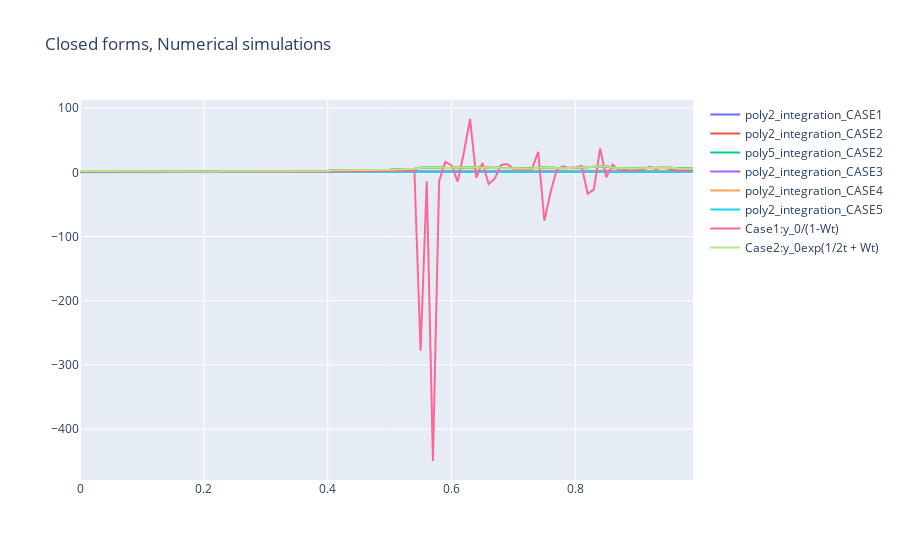

Notebook code cell kept with this figure:
### Code cell
"""
Different SDEs for which we know closed form solutions.
Case1: 
dy_t = y_t^2 dW_t, y_0 = 1
=> y_t = 1/(1-W_t)

Case2 (GBM):
dy_t = y_tdt + y_t dW_t, y_0 = 2
=> y_t = 2exp(1/2t + W_t)


Case3:
dy_t = sin(y_t) dW_t, y_0 = PI/2
=> y_t = 2exp(1/2t + W_t)

Case4 (CIR Process):
dy_t = (1.2-y_t) + 0.2sqrt(y_t)dW_t, y_0 = 1.

Case4:
A modified Wright-Fishcer Model
dy_t = y_t(1-y_t)dt + sqrt(y_t(1-y_t))dW_t, y_0 € ]0,1[, y_0 = 0.3
"""
fig = go.Figure()
for path_name in ['poly2_integration_CASE1','poly2_integration_CASE2', 'poly5_integration_CASE2',
                'poly2_integration_CASE3', 'poly2_integration_CASE4', 'poly2_integration_CASE5']:
    path = paths_dic[path_name]
    fig.add_trace(go.Scatter(x=grid, y=np.array(list(map(f_map(path, 1), grid))),
                    mode='lines',
                    name=path_name))
#Case1
f = (lambda w : 1/(1-w))
fig.add_trace(go.Scatter(x=grid, y=f(np.array(list(map(f_map(paths_dic['BROWNIAN'], 1), grid)))),
                        mode='lines',
                        name='Case1:y_0/(1-Wt)'))    
#Case2
f = (lambda t, w : 2*np.exp(0.5*t + w))
fig.add_trace(go.Scatter(x=grid, y = f(grid, np.array(list(map(f_map(paths_dic['BROWNIAN'], 1), grid)))),
                        mode='lines',
                        name='Case2:y_0exp(1/2t + Wt)'))
fig.update_layout(title="Closed forms, Numerical simulations")

fig.show()
